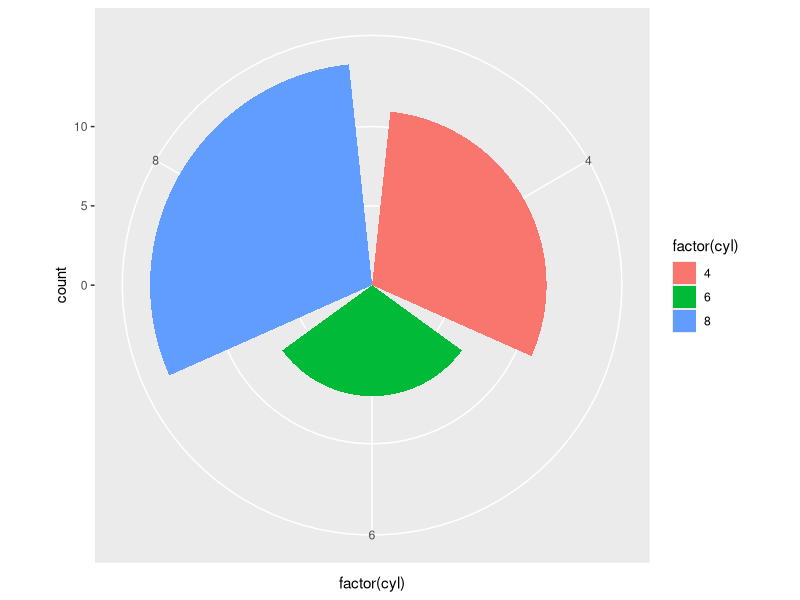
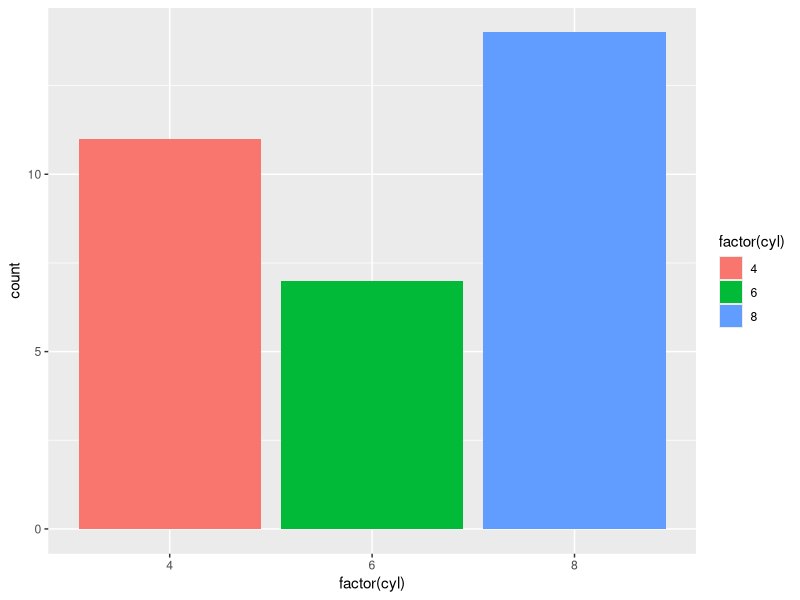
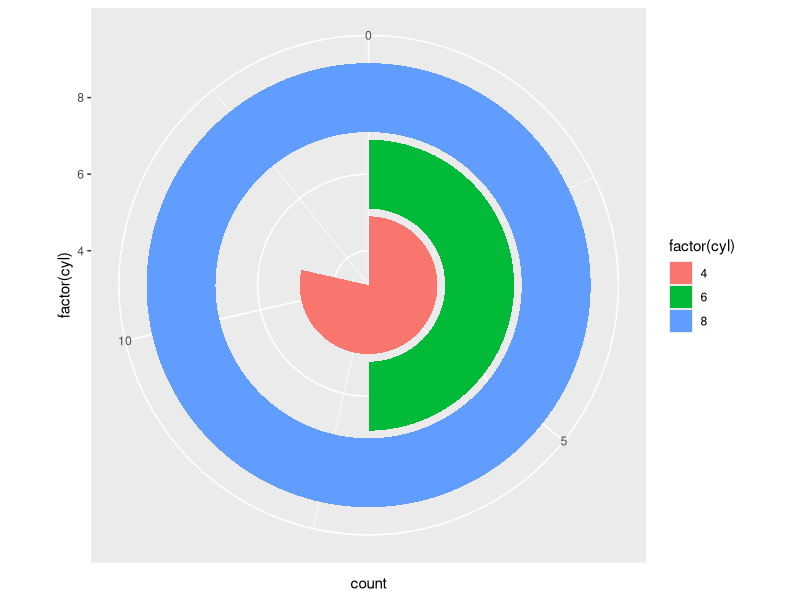

Here is the R script that generated these plots, in order:
library('ggplot2')
p <- ggplot(mtcars, aes(factor(cyl)))
p <- p + geom_bar(aes(fill = factor(cyl))) 
p + coord_polar()

# New plots

p + geom_bar(aes(fill = factor(cyl)))

p + geom_bar(aes(fill = factor(cyl))) + coord_polar(theta = 'y')

# New changes on testing branch

# these changes will conflict with later changes on master branch

#
